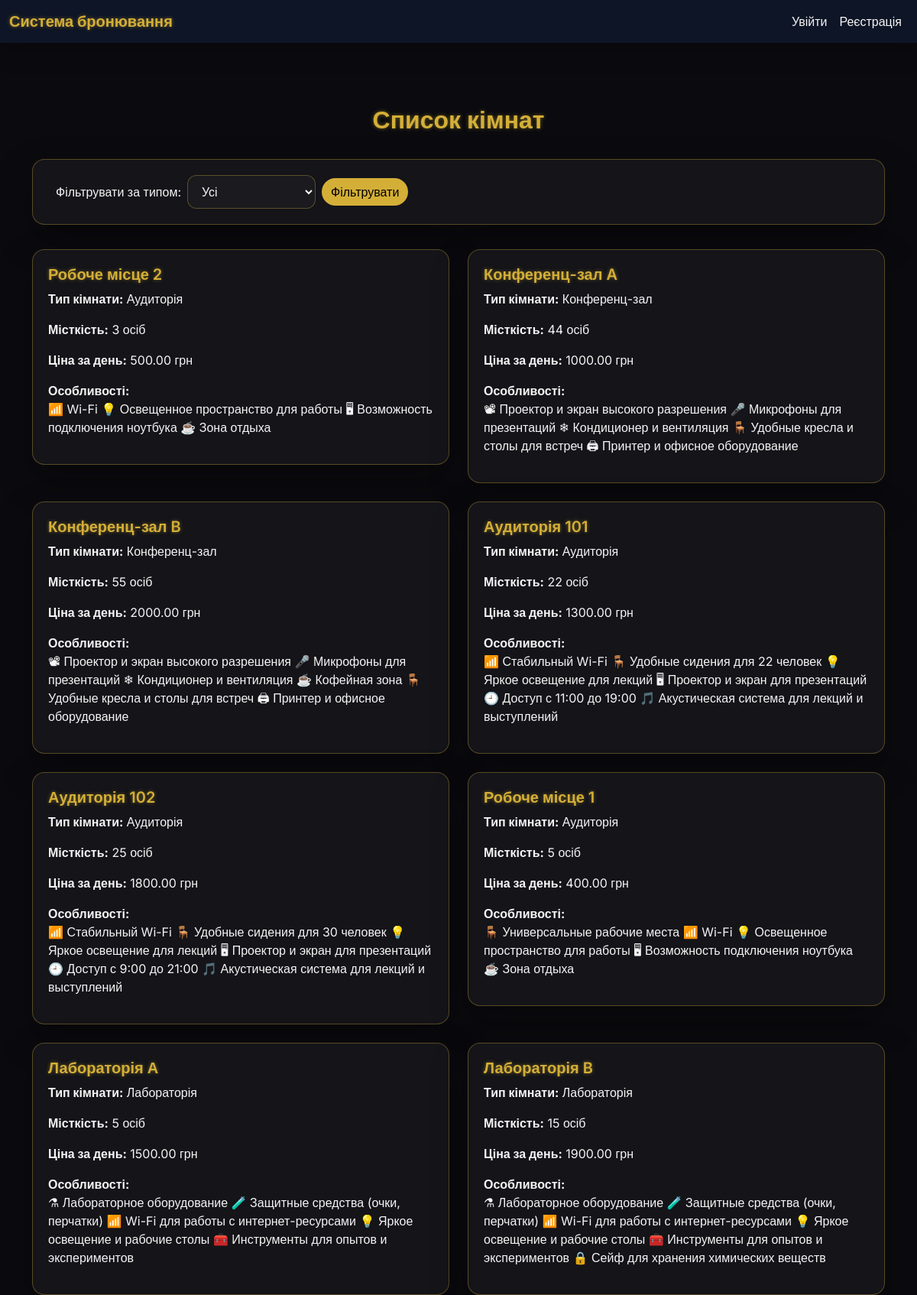
/rooms/, run on the app's committed database.
### booking/models.py (models this page shows, shortened)
class Room(models.Model):
    ROOM_TYPES = [
        ('auditorium', 'Аудиторія'),
        ('conference', 'Конференц-зал'),
        ('lab', 'Лабораторія'),
        ('other', 'Інше'),
    ]
    name = models.CharField(max_length=100)
    type = models.CharField(max_length=20, choices=ROOM_TYPES, default='other')
    capacity = models.PositiveIntegerField()
    price_per_day = models.DecimalField(max_digits=8, decimal_places=2, default=1000)  # дефолтная цена
    features = models.TextField(
        verbose_name="Особливості (проєктор, Wi-Fi, дошка тощо)"
    )

### booking/views.py (the view)
# urls.py: path('rooms/', room_list, name='rooms'),
def room_list(request):
    rooms = Room.objects.all()
    room_type = request.GET.get('type')
    if room_type:
        rooms = rooms.filter(type=room_type)
    return render(request, 'booking/room_list.html', {
        'rooms': rooms
    })

### templates/booking/room_list.html (shortened to what this page needs)
{% load static %}
<!DOCTYPE html>
<html lang="uk">
<head>
    <link href="https://cdn.jsdelivr.net/npm/bootstrap@5.3.1/dist/css/bootstrap.min.css" rel="stylesheet">
    <link rel="stylesheet" href="{% static 'css/room_list_style.css' %}">
</head>
<body>
<nav class="navbar navbar-expand-lg navbar-dark fixed-top">
  <div class="container-fluid">
    <a class="navbar-brand" href="{% url 'home' %}">Система бронювання</a>
    <ul class="navbar-nav ms-auto align-items-center">
        {% if user.is_authenticated %}
            <li class="nav-item"><a class="nav-link" href="{% url 'booking' %}">Забронювати</a></li>
            <li class="nav-item"><a class="nav-link" href="{% url 'my_bookings' %}">Мої бронювання</a></li>
            <li class="nav-item"><a class="nav-link" href="{% url 'rooms' %}">Кімнати</a></li>
            {% if user.is_staff %}
                <li class="nav-item"><a class="nav-link" href="/admin/">Адмінка</a></li>
            {% endif %}
            <li class="nav-item">
                <form method="post" action="{% url 'logout' %}">
                    {% csrf_token %}
                    <button class="btn btn-link nav-link p-0">Вийти</button>
                </form>
            </li>
        {% else %}
            <li class="nav-item"><a class="nav-link" href="{% url 'login' %}">Увійти</a></li>
            <li class="nav-item"><a class="nav-link" href="{% url 'register' %}">Реєстрація</a></li>
        {% endif %}
    </ul>
  </div>
</nav>
<div class="container mt-5">
    <h2>Список кімнат</h2>
    <div class="filter-card fade-up">
        <form method="get" class="row g-2 align-items-center">
            <div class="col-auto">
                <label for="type" class="col-form-label">Фільтрувати за типом:</label>
            </div>
            <div class="col-auto">
                <select name="type" id="type">
                    <option value="">Усі</option>
                </select>
            </div>
            <div class="col-auto">
                <button type="submit" class="btn btn-primary">Фільтрувати</button>
            </div>
        </form>
    </div>
    <div class="row row-cols-1 row-cols-md-2 g-4">
        {% for room in rooms %}
        <div class="col">
            <div class="room-card fade-up">
                <h5>{{ room.name }}</h5>
                <p><strong>Тип кімнати:</strong>
                    {% if room.type == "auditorium" %}Аудиторія
                    {% elif room.type == "conference" %}Конференц-зал
                    {% elif room.type == "lab" %}Лабораторія
                    {% else %}Інше{% endif %}
                </p>
                <p><strong>Місткість:</strong> {{ room.capacity }} осіб</p>
                <p><strong>Ціна за день:</strong> {{ room.price_per_day }} грн</p>
                {% if room.features %}
                    <p><strong>Особливості:</strong><br>{{ room.features }}</p>
                {% endif %}
            </div>
        </div>
        {% empty %}
        <p>Кімнати не знайдені.</p>
        {% endfor %}
    </div>
</div>
</body>
</html>

### static/css/room_list_style.css (style rules this page uses)
:root { --gold: #d4af37; --gold-soft: rgba(212,175,55,.35); --gold-glow: rgba(212,175,55,.5); --dark-bg: #0b0b0f; --dark-card: #141419; --text-main: #f5f5f5; --text-muted: #b5b5b5; }
body { font-family: 'Inter', sans-serif; background: var(--dark-bg); color: var(--text-main); min-height: 100vh; padding-top: 90px; }
h2 { text-align: center; font-weight: 600; color: var(--gold); margin-bottom: 2rem; text-shadow: 0 0 5px var(--gold-glow); }
.filter-card { background: var(--dark-card); border: 1px solid var(--gold-soft); border-radius: 16px; padding: 20px 30px; margin-bottom: 2rem; box-shadow: 0 20px 50px rgba(0,0,0,.3); }
.filter-card select { padding: 10px 14px; border-radius: 12px; border: 1px solid var(--gold-soft); background: #1a1a1f; color: var(--text-main); outline: none; transition: all 0.3s ease; }
.filter-card button.btn-primary { border-radius: 999px; background: var(--gold); border: none; color: #000; transition: all 0.3s ease, box-shadow 0.4s ease; }
.room-card { background: var(--dark-card); border: 1px solid var(--gold-soft); border-radius: 16px; padding: 20px; box-shadow: 0 20px 50px rgba(0,0,0,.3); transition: transform 0.3s ease, box-shadow 0.3s ease; }
.room-card h5 { color: var(--gold); font-weight: 600; text-shadow: 0 0 5px var(--gold-glow); }
.room-card p, .room-card li { color: var(--text-main); }
.navbar { background: rgba(15, 23, 42, 0.9) !important; backdrop-filter: blur(12px); box-shadow: 0 10px 30px rgba(0,0,0,.25); }
.navbar-brand { font-weight: 700; color: var(--gold) !important; text-shadow: 0 0 5px var(--gold-glow); }
.nav-link { color: var(--text-main) !important; transition: all 0.3s ease; }
.fade-up { opacity: 0; animation: fadeUp 0.8s forwards; }

### data on the page
Room: name "Робоче місце 2", type "Аудиторія", capacity "3", price_per_day "500.00", features "📶 Wi-Fi 💡 Освещенное пространство для работы 🖥 Возможность подключения ноутбука ☕ Зона отдыха"
Room: name "Конференц-зал A", type "Конференц-зал", capacity "44", price_per_day "1000.00", features "📽 Проектор и экран высокого разрешения 🎤 Микрофоны для презентаций ❄ Кондиционер и вентиляция 🪑 Удобные кресла и столы для встреч 🖨 Принтер и офисное оборудование"
Room: name "Конференц-зал B", type "Конференц-зал", capacity "55", price_per_day "2000.00", features "📽 Проектор и экран высокого разрешения 🎤 Микрофоны для презентаций ❄ Кондиционер и вентиляция ☕ Кофейная зона 🪑 Удобные кресла и столы для встреч 🖨 Принтер и офисное оборудование"
Room: name "Аудиторія 101", type "Аудиторія", capacity "22", price_per_day "1300.00", features "📶 Стабильный Wi-Fi 🪑 Удобные сидения для 22 человек 💡 Яркое освещение для лекций 🖥 Проектор и экран для презентаций 🕘 Доступ с 11:00 до 19:00 🎵 Акустическая система для лекций и выступлений"
Room: name "Аудиторія 102", type "Аудиторія", capacity "25", price_per_day "1800.00", features "📶 Стабильный Wi-Fi 🪑 Удобные сидения для 30 человек 💡 Яркое освещение для лекций 🖥 Проектор и экран для презентаций 🕘 Доступ с 9:00 до 21:00 🎵 Акустическая система для лекций и выступлений"
Room: name "Робоче місце 1", type "Аудиторія", capacity "5", price_per_day "400.00", features "🪑 Универсальные рабочие места 📶 Wi-Fi 💡 Освещенное пространство для работы 🖥 Возможность подключения ноутбука ☕ Зона отдыха"
Room: name "Лабораторія А", type "Лабораторія", capacity "5", price_per_day "1500.00", features "⚗ Лабораторное оборудование 🧪 Защитные средства (очки, перчатки) 📶 Wi-Fi для работы с интернет-ресурсами 💡 Яркое освещение и рабочие столы 🧰 Инструменты для опытов и экспериментов"
Room: name "Лабораторія B", type "Лабораторія", capacity "15", price_per_day "1900.00", features "⚗ Лабораторное оборудование 🧪 Защитные средства (очки, перчатки) 📶 Wi-Fi для работы с интернет-ресурсами 💡 Яркое освещение и рабочие столы 🧰 Инструменты для опытов и экспериментов 🔒 Сейф для хранения химических веществ"
